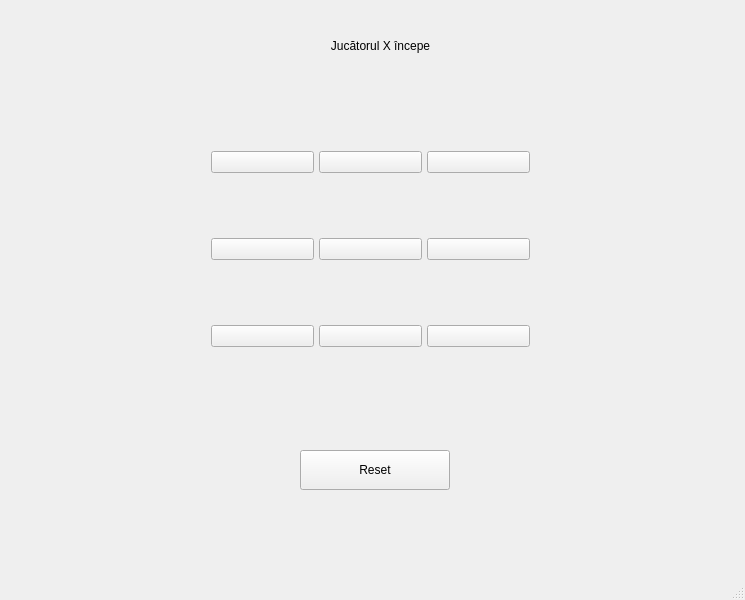
<?xml version="1.0" encoding="UTF-8"?>
<ui version="4.0">
 <class>MainWindowClass</class>
 <widget class="QMainWindow" name="MainWindowClass">
  <property name="geometry">
   <rect>
    <x>0</x>
    <y>0</y>
    <width>745</width>
    <height>600</height>
   </rect>
  </property>
  <property name="windowTitle">
   <string>Tic Tac Toe</string>
  </property>
  <widget class="QWidget" name="centralWidget">
   <widget class="QWidget" name="gridLayoutWidget">
    <property name="geometry">
     <rect>
      <x>200</x>
      <y>80</y>
      <width>341</width>
      <height>341</height>
     </rect>
    </property>
    <layout class="QGridLayout" name="gridLayout">
     <property name="horizontalSpacing">
      <number>5</number>
     </property>
     <property name="verticalSpacing">
      <number>5</number>
     </property>
     <item row="0" column="0">
      <widget class="QPushButton" name="btn_0_0">
       <property name="text">
        <string></string>
       </property>
      </widget>
     </item>
     <item row="0" column="1">
      <widget class="QPushButton" name="btn_0_1">
       <property name="text">
        <string></string>
       </property>
      </widget>
     </item>
     <item row="0" column="2">
      <widget class="QPushButton" name="btn_0_2">
       <property name="text">
        <string></string>
       </property>
      </widget>
     </item>
     <item row="1" column="0">
      <widget class="QPushButton" name="btn_1_0">
       <property name="text">
        <string></string>
       </property>
      </widget>
     </item>
     <item row="1" column="1">
      <widget class="QPushButton" name="btn_1_1">
       <property name="text">
        <string></string>
       </property>
      </widget>
     </item>
     <item row="1" column="2">
      <widget class="QPushButton" name="btn_1_2">
       <property name="text">
        <string></string>
       </property>
      </widget>
     </item>
     <item row="2" column="0">
      <widget class="QPushButton" name="btn_2_0">
       <property name="text">
        <string></string>
       </property>
      </widget>
     </item>
     <item row="2" column="1">
      <widget class="QPushButton" name="btn_2_1">
       <property name="text">
        <string></string>
       </property>
      </widget>
     </item>
     <item row="2" column="2">
      <widget class="QPushButton" name="btn_2_2">
       <property name="text">
        <string></string>
       </property>
      </widget>
     </item>
    </layout>
   </widget>
   <widget class="QLabel" name="lbl_status">
    <property name="geometry">
     <rect>
      <x>250</x>
      <y>20</y>
      <width>261</width>
      <height>51</height>
     </rect>
    </property>
    <property name="alignment">
     <set>Qt::AlignCenter</set>
    </property>
    <property name="text">
     <string>Jucătorul X începe</string>
    </property>
   </widget>
   <widget class="QPushButton" name="btn_reset">
    <property name="geometry">
     <rect>
      <x>300</x>
      <y>450</y>
      <width>150</width>
      <height>40</height>
     </rect>
    </property>
    <property name="text">
     <string>Reset</string>
    </property>
   </widget>
  </widget>
  <widget class="QMenuBar" name="menuBar">
   <property name="geometry">
    <rect>
     <x>0</x>
     <y>0</y>
     <width>745</width>
     <height>21</height>
    </rect>
   </property>
  </widget>
  <widget class="QStatusBar" name="statusBar"/>
 </widget>
 <layoutdefault spacing="6" margin="11"/>
 <connections/>
</ui>
